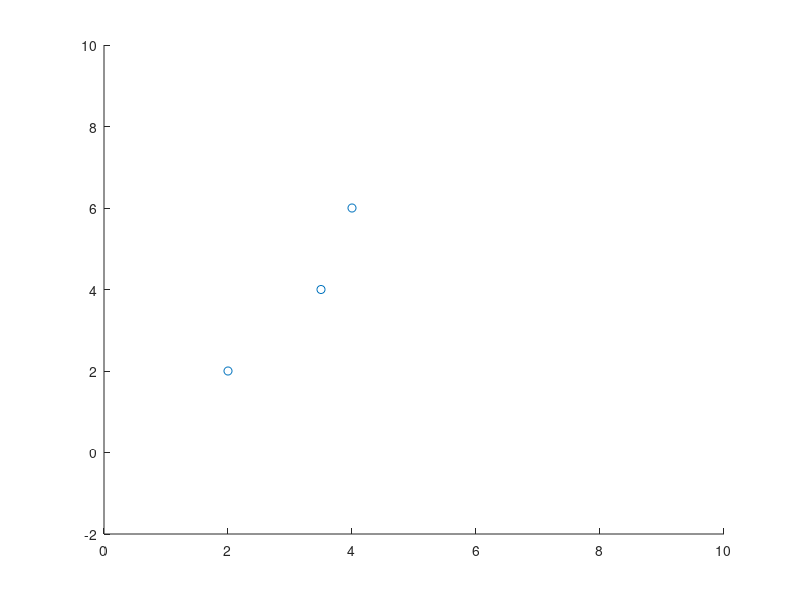

Write MATLAB code to recreate this figure. (Note: this script raises an error after producing the figure.)
%% LEAST SQUARES
% Koshlan Mayer-Blackwell
% SUPOSE YOU HAVE SOME DATA x,y

a = [2,3.5,4]
b = [2,4,6]
z = ones(1,3) % Add this to accomodate intercept

% MAKE YOUR DESIGN MATRIX
A = [a;z]'
b = b'

%% LEAST SQUARE. MATRIX ALGREBA SEE DICUSSIONS OF PROJECTIONS BY GILBERT STRAND,
% Basically we are trying to find parameters x1,x2,... that minimize the
% difference between Ax and b. This minimium distance is the orthogonal
% projection of b onto the column space of A.

% x stands for parameters
% Ax = b
% (A'A)x = A'b
% x = inv(A'A)A'b

x = inv(A'*A)*(A')*b

% PLOT Points
hold off
scatter(a,b);
ylim([-2,10])
xlim([0,10])

% PLOT A BEST FIT LINE TO SEE HOW WE DID
x = [0:9]
y = ones(1,10)
X = [x;y]'
predict = X*P
hold on 
plot(x, predict)

% NOTES FOR FUTURE
% DO THIS WITH MULTIPLE VARIABLES, DO THIS WITH X2^2, and calculate error
% bars.








